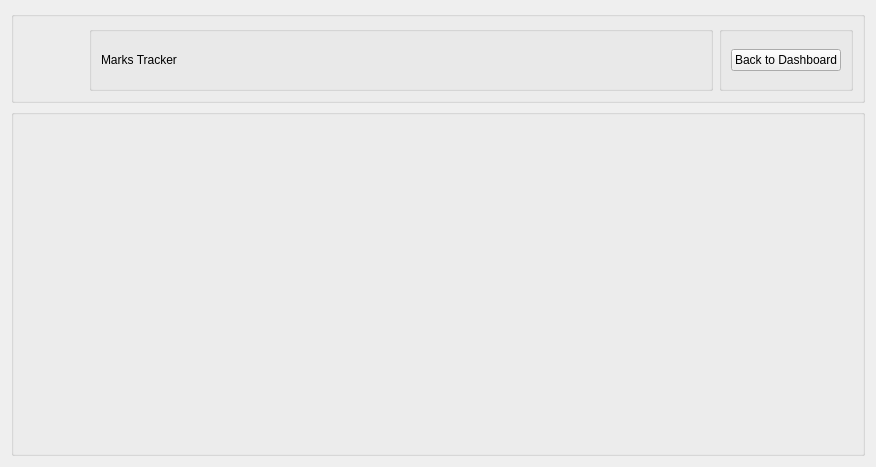
<?xml version="1.0" encoding="UTF-8"?>
<ui version="4.0">
 <class>marksForm</class>
 <widget class="QWidget" name="marksForm">
  <property name="geometry">
   <rect>
    <x>0</x>
    <y>0</y>
    <width>876</width>
    <height>467</height>
   </rect>
  </property>
  <property name="windowTitle">
   <string>Form</string>
  </property>
  <layout class="QVBoxLayout" name="verticalLayout">
   <item>
    <widget class="QGroupBox" name="groupBox">
     <property name="sizePolicy">
      <sizepolicy hsizetype="Preferred" vsizetype="Fixed">
       <horstretch>0</horstretch>
       <verstretch>0</verstretch>
      </sizepolicy>
     </property>
     <property name="title">
      <string/>
     </property>
     <layout class="QHBoxLayout" name="horizontalLayout_5">
      <item>
       <widget class="QLabel" name="labelLogo">
        <property name="sizePolicy">
         <sizepolicy hsizetype="Fixed" vsizetype="Fixed">
          <horstretch>0</horstretch>
          <verstretch>0</verstretch>
         </sizepolicy>
        </property>
        <property name="minimumSize">
         <size>
          <width>60</width>
          <height>60</height>
         </size>
        </property>
        <property name="maximumSize">
         <size>
          <width>60</width>
          <height>60</height>
         </size>
        </property>
        <property name="text">
         <string/>
        </property>
        <property name="pixmap">
         <pixmap resource="../resources/resources.qrc">:/img/logo.svg</pixmap>
        </property>
        <property name="scaledContents">
         <bool>true</bool>
        </property>
       </widget>
      </item>
      <item>
       <widget class="QGroupBox" name="groupBox_8">
        <property name="sizePolicy">
         <sizepolicy hsizetype="Preferred" vsizetype="Fixed">
          <horstretch>0</horstretch>
          <verstretch>0</verstretch>
         </sizepolicy>
        </property>
        <property name="minimumSize">
         <size>
          <width>0</width>
          <height>65</height>
         </size>
        </property>
        <property name="title">
         <string/>
        </property>
        <layout class="QHBoxLayout" name="horizontalLayout_4">
         <item>
          <widget class="QLabel" name="labelMarks">
           <property name="text">
            <string>Marks Tracker</string>
           </property>
          </widget>
         </item>
         <item>
          <spacer name="horizontalSpacer_6">
           <property name="orientation">
            <enum>Qt::Orientation::Horizontal</enum>
           </property>
           <property name="sizeHint" stdset="0">
            <size>
             <width>385</width>
             <height>17</height>
            </size>
           </property>
          </spacer>
         </item>
        </layout>
       </widget>
      </item>
      <item>
       <widget class="QGroupBox" name="groupBox_9">
        <property name="sizePolicy">
         <sizepolicy hsizetype="Preferred" vsizetype="Fixed">
          <horstretch>0</horstretch>
          <verstretch>0</verstretch>
         </sizepolicy>
        </property>
        <property name="minimumSize">
         <size>
          <width>0</width>
          <height>65</height>
         </size>
        </property>
        <property name="title">
         <string/>
        </property>
        <layout class="QVBoxLayout" name="verticalLayout_7">
         <item>
          <widget class="QPushButton" name="DashboardButton">
           <property name="text">
            <string>Back to Dashboard</string>
           </property>
           <property name="icon">
            <iconset resource="../resources/resources.qrc">
             <normaloff>:/icons/home.svg</normaloff>:/icons/home.svg</iconset>
           </property>
           <property name="iconSize">
            <size>
             <width>12</width>
             <height>12</height>
            </size>
           </property>
          </widget>
         </item>
        </layout>
       </widget>
      </item>
     </layout>
    </widget>
   </item>
   <item>
    <widget class="QGroupBox" name="groupBox_2">
     <property name="title">
      <string/>
     </property>
    </widget>
   </item>
  </layout>
 </widget>
 <resources>
  <include location="../resources/resources.qrc"/>
  <include location="../resources/resources.qrc"/>
 </resources>
 <connections/>
</ui>
